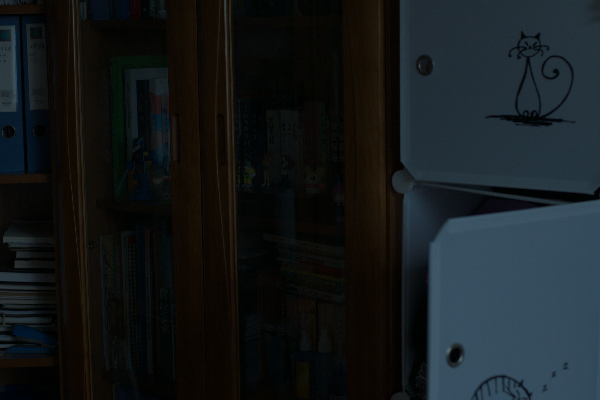
#> input picture main/LOLdataset/eval15/low/1.png, 600 x 400 px, found by its file name; its folder holds only this picture in this run
$ python aplicar_clahe.py
#> lines starting #> are read from the running program, lines starting #| are printed output that depends on the picture
### main/processo/carregar_imagens.py
import os
import cv2
import numpy as np

def carregar_imagens(input_folder):
    lista_de_imagens_bgr = []
    nomes_imagens = []

    extensoes_validas = ('.jpg', '.jpeg', '.png', '.bmp', '.gif')

    if not os.path.exists(input_folder):
        raise FileNotFoundError(f"Pasta '{input_folder}' não encontrada.")

    for nome_do_arquivo in sorted(os.listdir(input_folder)):
        if nome_do_arquivo.lower().endswith(extensoes_validas):
            caminho_completo = os.path.join(input_folder, nome_do_arquivo)
            imagem_bgr = cv2.imread(caminho_completo)
#> imagem_bgr is the input picture: shape (400, 600, 3); mean B, G, R 27.9, 25.8, 21
            if imagem_bgr is not None:
                lista_de_imagens_bgr.append(imagem_bgr)
                nomes_imagens.append(nome_do_arquivo)

    low_de_imagens = np.array(lista_de_imagens_bgr)
    return low_de_imagens, nomes_imagens

### main/processo/aplicar_clahe.py
import os
import cv2
import numpy as np
from carregar_imagens import carregar_imagens

def melhorar_imagens_pouca_luz(input_folder, output_folder, clip_limit=3.0, tile_size=(8, 8)):
    """
    Melhora imagens com pouca luz usando CLAHE combinado com correção de brilho.

    Args:
        input_folder (str): Pasta de entrada com as imagens originais.
        output_folder (str): Pasta de saída para salvar as imagens melhoradas.
        clip_limit (float): Controle de contraste local (maior = mais contraste).
        tile_size (tuple): Tamanho dos blocos do CLAHE.
    """
    os.makedirs(output_folder, exist_ok=True)

    # Carregar imagens e nomes
    low_de_imagens, nomes_imagens = carregar_imagens(input_folder)
#> nomes_imagens = ['1.png']
    total = len(nomes_imagens)
#> total = 1

    if total == 0:
        print("⚠️ Nenhuma imagem encontrada para processar.")
        return

    print(f"\n💡 Melhorando {total} imagens com pouca luz...")
#> (printed output is left out)
    print(f"📁 Salvando resultados em: {output_folder}\n")

    clahe = cv2.createCLAHE(clipLimit=clip_limit, tileGridSize=tile_size)

    for idx, (img_bgr, nome) in enumerate(zip(low_de_imagens, nomes_imagens), start=1):
        try:
            # Converter para espaço de cor LAB (onde L = luminosidade)
            lab = cv2.cvtColor(img_bgr, cv2.COLOR_BGR2LAB)
            l, a, b = cv2.split(lab)

            # Aplicar CLAHE apenas no canal de luminosidade
            l_clahe = clahe.apply(l)

            # Recombinar e converter de volta para BGR
            lab_clahe = cv2.merge((l_clahe, a, b))
            img_clahe = cv2.cvtColor(lab_clahe, cv2.COLOR_LAB2BGR)

            # Ajuste leve de brilho (melhora áreas muito escuras)
            img_final = cv2.convertScaleAbs(img_clahe, alpha=1.2, beta=15)

            # Salvar imagem resultante
            save_path = os.path.join(output_folder, nome)
            cv2.imwrite(save_path, img_final)
            print(f"[{idx}/{total}] ✅ {nome} melhorada e salva.")

        except Exception as e:
            print(f"[{idx}/{total}] ⚠️ Erro ao processar '{nome}': {e}")
#> this loop made 1 pass
#> (idx, nome) on pass 1: (1, '1.png')
#| [1/1] ✅ 1.png melhorada e salva.
#> pass 1, in melhorar_imagens_pouca_luz, `l, a, b = cv2.split(lab)`:
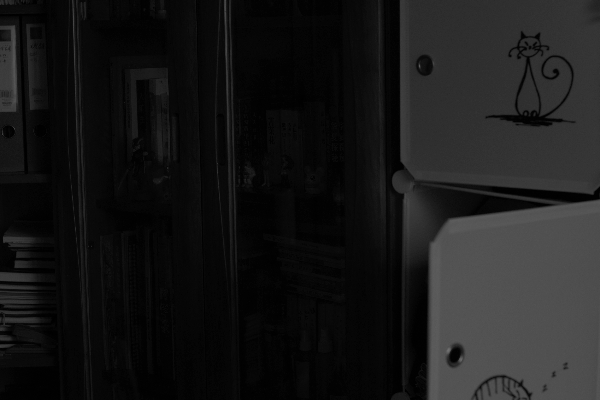
#> l: shape (400, 600); min 0, max 112, mean 24.8
#> pass 1, in melhorar_imagens_pouca_luz, `l, a, b = cv2.split(lab)`:
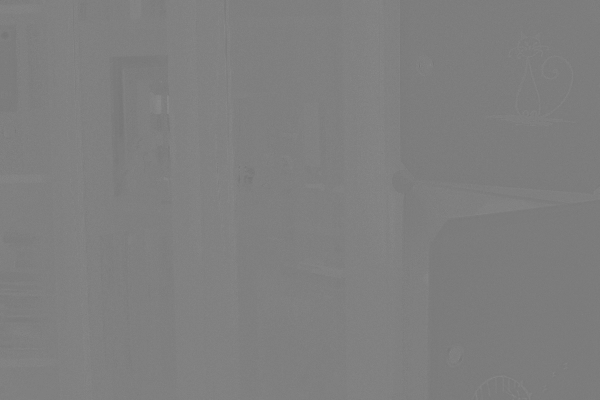
#> a: shape (400, 600); min 116, max 139, mean 127
#> after the loop:
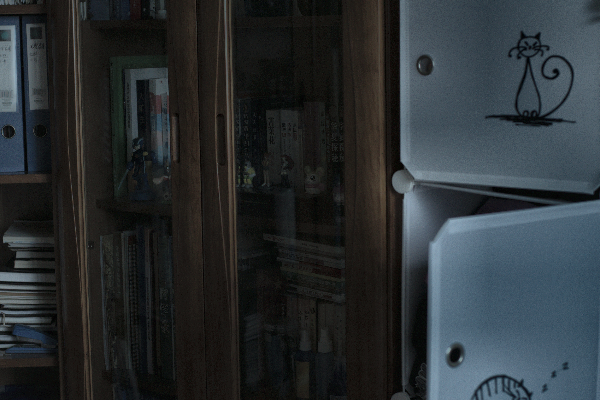
#> img_clahe: shape (400, 600, 3); mean B, G, R 50.4, 47.6, 42.3
#> after the loop: lab_clahe: shape (400, 600, 3); mean of channels 0, 1, 2 47.9, 127, 125.8

    print("\n🎯 Processamento concluído com sucesso!")


if __name__ == "__main__":
    # Caminhos
    input_folder = r"C:\Users\jhona\Desktop\jhon\pdi\pipeline\main\LOLdataset\eval15\low"
    output_folder = r"C:\Users\jhona\Desktop\jhon\pdi\pipeline\main\imagem_filtradas"

    melhorar_imagens_pouca_luz(
        input_folder=input_folder,
        output_folder=output_folder,
        clip_limit=3.0,   # Aumentar para realçar mais o contraste
        tile_size=(8, 8)  # Tamanho padrão dos blocos CLAHE
    )

$ run again, on main/LOLdataset/eval15/low/748.png
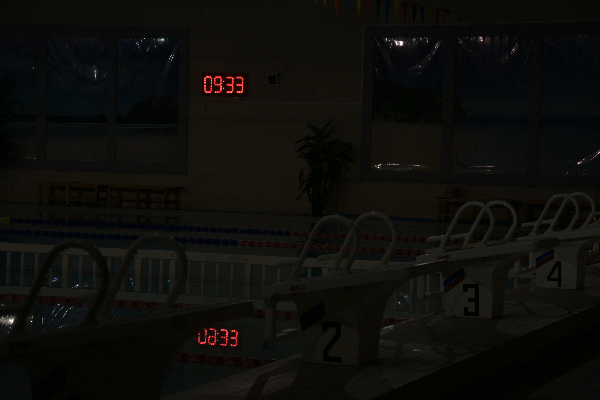
#> input picture main/LOLdataset/eval15/low/748.png, 600 x 400 px, found by its file name
#> in carregar_imagens, imagem_bgr is the input picture: shape (400, 600, 3); mean B, G, R 10.5, 13.4, 13.9
#> nomes_imagens = ['748.png']
#> total = 1
#> (printed output is left out)
#> the loop in melhorar_imagens_pouca_luz, `for idx, (img_bgr, nome) in enumerate(zip(low_de_imagens, nomes_imagen..` made 1 pass
#> (idx, nome) on pass 1: (1, '748.png')
#> (printed output is left out)
#> after the loop in melhorar_imagens_pouca_luz, `for idx, (img_bgr, nome) in enumerate(zip(low_de_imagens, nomes_imagen..`:
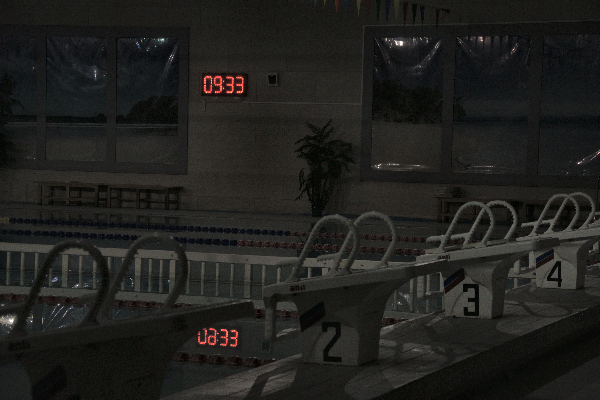
#> img_clahe: shape (400, 600, 3); mean B, G, R 29.9, 32.3, 32.6

$ run again, on main/LOLdataset/eval15/low/778.png
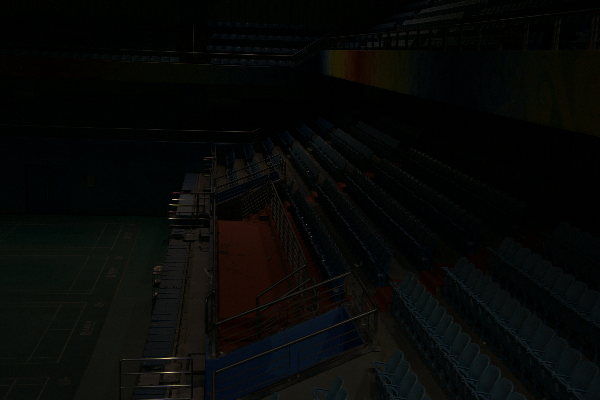
#> input picture main/LOLdataset/eval15/low/778.png, 600 x 400 px, found by its file name
#> in carregar_imagens, imagem_bgr is the input picture: shape (400, 600, 3); mean B, G, R 6.8, 8.2, 7
#> nomes_imagens = ['778.png']
#> total = 1
#> (printed output is left out)
#> the loop in melhorar_imagens_pouca_luz, `for idx, (img_bgr, nome) in enumerate(zip(low_de_imagens, nomes_imagen..` made 1 pass
#> (idx, nome) on pass 1: (1, '778.png')
#> (printed output is left out)
#> after the loop in melhorar_imagens_pouca_luz, `for idx, (img_bgr, nome) in enumerate(zip(low_de_imagens, nomes_imagen..`:
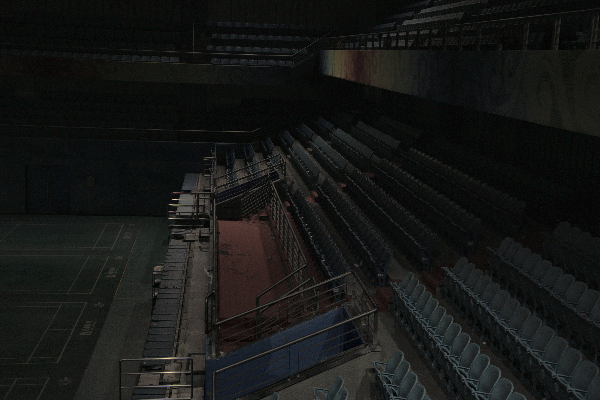
#> img_clahe: shape (400, 600, 3); mean B, G, R 22.2, 23.5, 22.4

$ run again, on main/LOLdataset/eval15/low/111.png
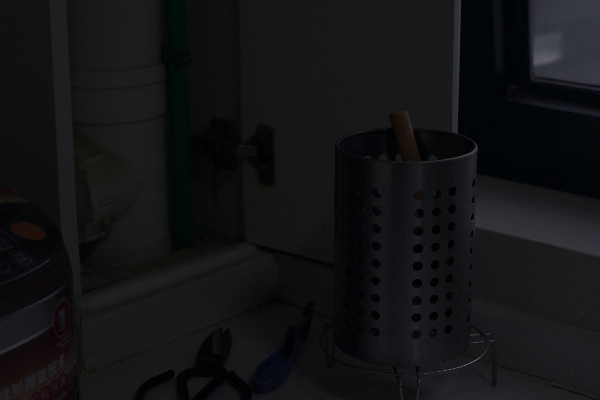
#> input picture main/LOLdataset/eval15/low/111.png, 600 x 400 px, found by its file name
#> in carregar_imagens, imagem_bgr is the input picture: shape (400, 600, 3); mean B, G, R 20.7, 19.2, 18.9
#> nomes_imagens = ['111.png']
#> total = 1
#> (printed output is left out)
#> the loop in melhorar_imagens_pouca_luz, `for idx, (img_bgr, nome) in enumerate(zip(low_de_imagens, nomes_imagen..` made 1 pass
#> (idx, nome) on pass 1: (1, '111.png')
#> (printed output is left out)
#> after the loop in melhorar_imagens_pouca_luz, `for idx, (img_bgr, nome) in enumerate(zip(low_de_imagens, nomes_imagen..`:
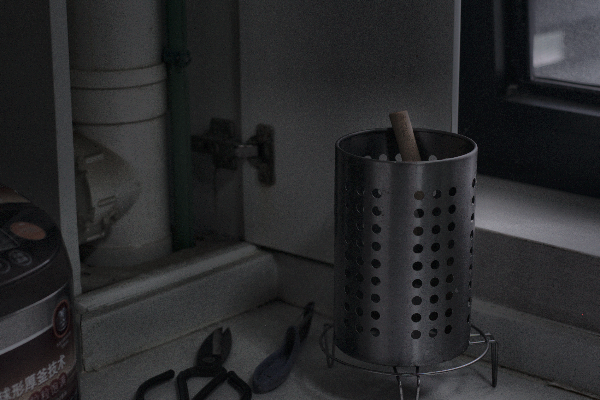
#> img_clahe: shape (400, 600, 3); mean B, G, R 42.2, 40.8, 40.4
